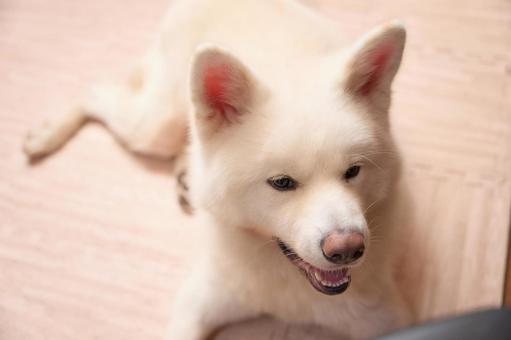
#> input picture Prototype/aoki/images/05.jpeg, 511 x 340 px
$ python feature_detection.py
#> lines starting #> are read from the running program, lines starting #| are printed output that depends on the picture
#!/usr/bin/env python
# -*- coding: UTF-8 -*-

"""feature detection."""

import cv2
import os

TARGET_FILE = '05.jpeg'
IMG_DIR = os.path.abspath(os.path.dirname(__file__)) + '/images/'
IMG_SIZE = (200, 200)

target_img_path = IMG_DIR + TARGET_FILE
target_img = cv2.imread(target_img_path, cv2.IMREAD_GRAYSCALE)
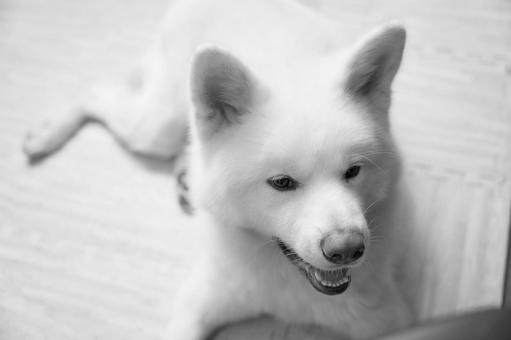
#> target_img: shape (340, 511); min 0, max 245, mean 193.6
target_img = cv2.resize(target_img, IMG_SIZE)
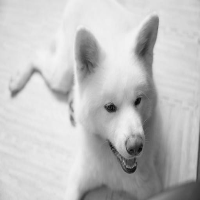
#> target_img: shape (200, 200); min 5, max 245, mean 193.5

bf = cv2.BFMatcher(cv2.NORM_HAMMING)
# detector = cv2.ORB_create()
detector = cv2.AKAZE_create()
(target_kp, target_des) = detector.detectAndCompute(target_img, None)
#> target_kp = 40 keypoints; strongest (x, y, size): (111, 108, 8.1), (137, 102, 8.1), (136, 102, 5.7), (131, 150, 5.7)

print('TARGET_FILE: %s' % (TARGET_FILE))

files = os.listdir(IMG_DIR)
for file in files:
    if file == '.DS_Store' or file == TARGET_FILE:
        continue

    comparing_img_path = IMG_DIR + file
    try:
        comparing_img = cv2.imread(comparing_img_path, cv2.IMREAD_GRAYSCALE)
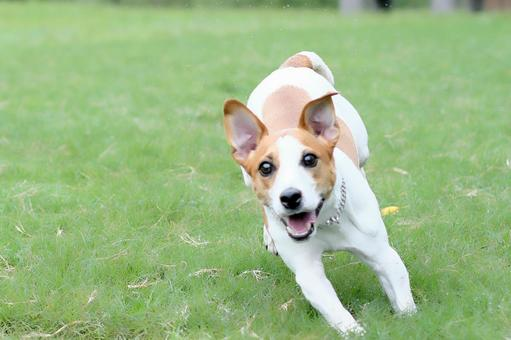
#> input picture Prototype/aoki/images/01.jpeg, 511 x 340 px
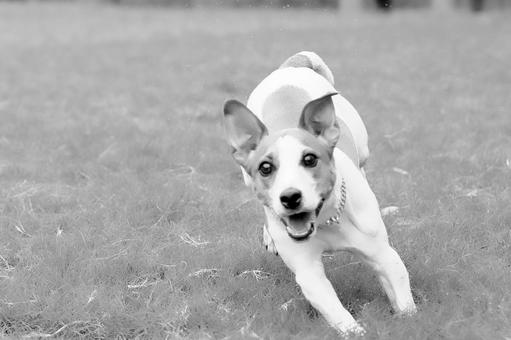
#> comparing_img: shape (340, 511); min 0, max 255, mean 170
        comparing_img = cv2.resize(comparing_img, IMG_SIZE)
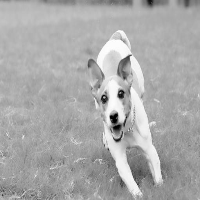
#> comparing_img: shape (200, 200); min 0, max 254, mean 169.9
        (comparing_kp, comparing_des) = detector.detectAndCompute(comparing_img, None)
#> comparing_kp = 62 keypoints; strongest (x, y, size): (114, 117, 5.7), (121, 94, 8.1), (104, 99, 8.1), (116, 127, 8.1)
        matches = bf.match(target_des, comparing_des)
#> matches = 40 matches
        dist = [m.distance for m in matches]
#> dist = 40 values, max 201 at index 39, min 129 at index 5, mean 157.8
        ret = sum(dist) / len(dist)
#> ret = 157.8
    except cv2.error:
        ret = 100000

    print(file, ret)
#| 01.jpeg 157.75
#> pass 2 of the loop `for file in files:`:
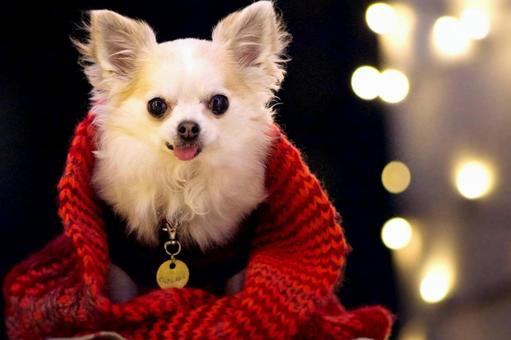
#> input picture Prototype/aoki/images/02.jpeg, 511 x 340 px
#> `comparing_img = cv2.imread(comparing_img_path, cv2.IMREAD_GRAYSCALE)`:
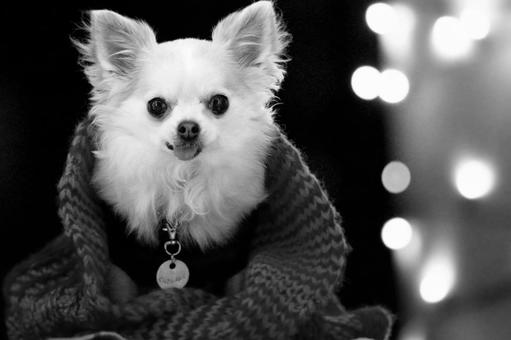
#> comparing_img: shape (340, 511); min 0, max 255, mean 84.2
#> `comparing_img = cv2.resize(comparing_img, IMG_SIZE)`:
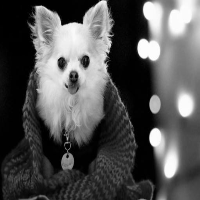
#> comparing_img: shape (200, 200); min 0, max 255, mean 84.1
#> comparing_kp = 100 keypoints; strongest (x, y, size): (62, 63, 8.1), (85, 61, 8.1), (61, 63, 5.7), (154, 132, 5.7)
#> dist = 40 values, max 194 at index 39, min 105 at index 20, mean 138.5
#> ret = 138.5
#| 02.jpeg 138.5
#> pass 3 of the loop `for file in files:`:
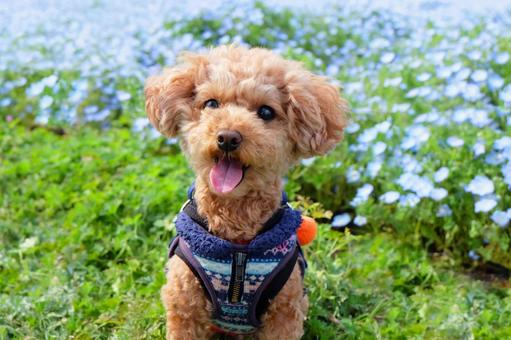
#> input picture Prototype/aoki/images/03.jpeg, 511 x 340 px
#> `comparing_img = cv2.imread(comparing_img_path, cv2.IMREAD_GRAYSCALE)`:
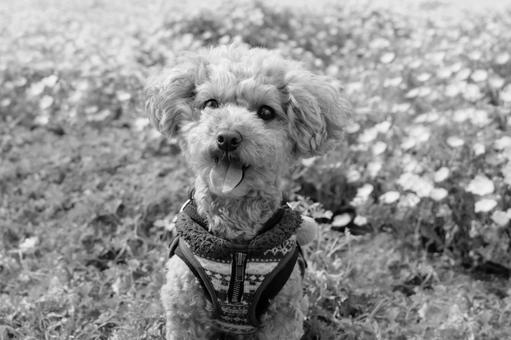
#> comparing_img: shape (340, 511); min 0, max 255, mean 144.5
#> `comparing_img = cv2.resize(comparing_img, IMG_SIZE)`:
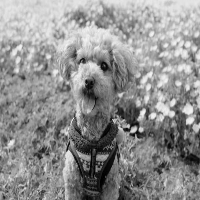
#> comparing_img: shape (200, 200); min 0, max 245, mean 144.4
#> comparing_kp = 190 keypoints; strongest (x, y, size): (89, 89, 11.4), (133, 129, 4.8), (104, 66, 8.1), (90, 83, 8.1)
#> dist = 40 values, max 166 at index 28, min 100 at index 25, mean 137
#> ret = 137
#| 03.jpeg 137.0
#> the loop made 4 passes; the first 3 are shown
